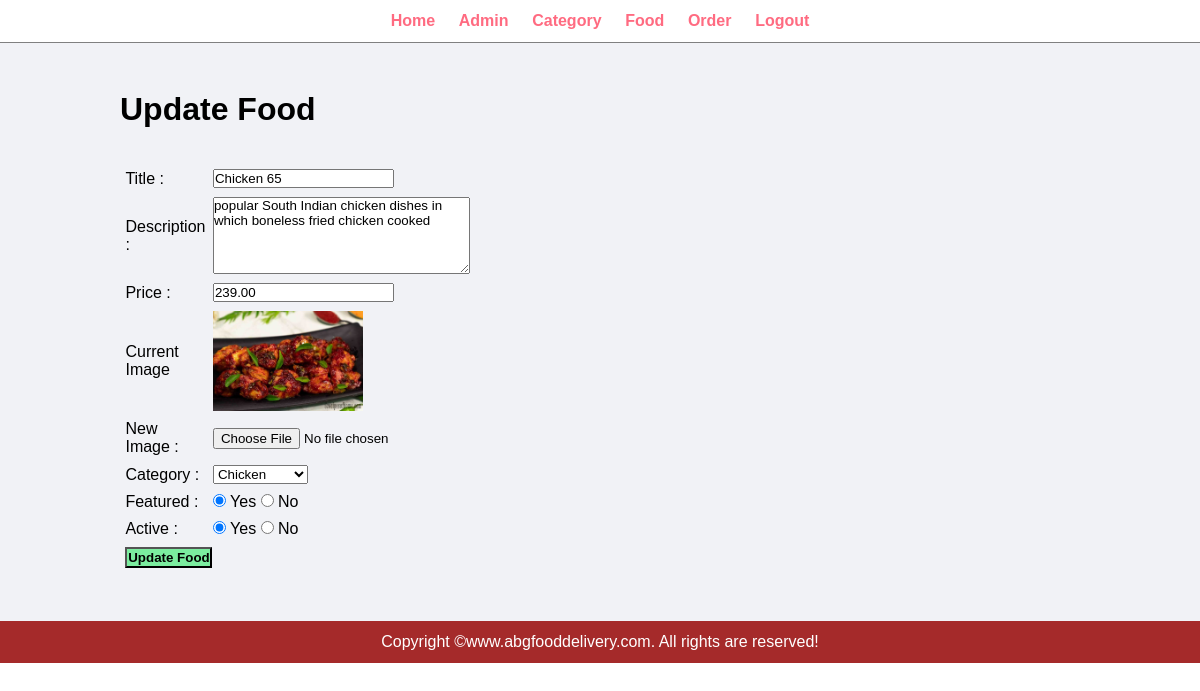
/admin/update-food.php?id=11 (signed in), run on the app's committed database.
### tables this page shows
CREATE TABLE `tbl_food` (
  `id` int(10) UNSIGNED NOT NULL,
  `title` varchar(100) NOT NULL,
  `description` text NOT NULL,
  `price` decimal(10,2) NOT NULL,
  `image_name` varchar(255) NOT NULL,
  `category_id` int(10) UNSIGNED NOT NULL,
  `featured` varchar(10) NOT NULL,
  `active` varchar(10) NOT NULL
);

CREATE TABLE `tbl_category` (
  `id` int(10) UNSIGNED NOT NULL,
  `title` varchar(100) NOT NULL,
  `image_name` varchar(255) NOT NULL,
  `featured` varchar(10) NOT NULL,
  `active` varchar(10) NOT NULL
);

### admin/update-food.php (the view, shortened to what this page needs)
<?php include('partials/menu.php'); ?>
<div class="main-content">
    <div class="wrapper">
        <h1>Update Food</h1>
        <br><br>
<?php
    if(isset($_GET['id']))
    {
        $id = $_GET['id'];
        $sql2 = "SELECT * FROM tbl_food WHERE id=$id";
        $res2 = mysqli_query($conn, $sql2);
        $row2 = mysqli_fetch_assoc($res2);
        $title = $row2['title'];
        $description = $row2['description'];
        $price = $row2['price'];
        $current_image = $row2['image_name'];
        $current_category = $row2['category_id'];
        $featured = $row2['featured'];
        $active = $row2['active'];
    }
    else
    {
        header('location:'.SITEURL.'admin/manage-food.php');
    }
?>
        <form action="" method="POST" enctype="multipart/form-data">
            <table class="tbl-30">
                <tr>
                    <td>Title :</td>
                    <td>
                        <input type="text" name="title" value="<?php echo $title; ?>">
                    </td>
                </tr>
                <tr>
                    <td>Description :</td>
                    <td>
                        <textarea name="description" cols="30" rows="5"><?php echo $description; ?></textarea>
                    </td>
                </tr>
                <tr>
                    <td>Price :</td>
                    <td>
                        <input type="number" name="price" value="<?php echo $price; ?>">
                    </td>
                </tr>
                <tr>
                    <td>Current Image</td>
                    <td>
                        <?php
                            if($current_image!="")
                            {
                                ?>
                                <img src="<?php echo SITEURL; ?>img/food/<?php echo $current_image; ?>" width="150px">
                                <?php
                            }
                            else
                            {
                                echo "<div class='error'>Image Not Available</div>";
                            }
                        ?>
                    </td>
                </tr>
                <tr>
                    <td>New Image :</td>
                    <td>
                        <input type="file" name="image">
                    </td>
                </tr>
                <tr>
                    <td>Category :</td>
                    <td>
                        <select name="category">
                            <?php
                                $sql = "SELECT * FROM tbl_category WHERE active='Yes'";
                                $res = mysqli_query($conn, $sql);
                                $count = mysqli_num_rows($res);
                                if($count>0)
                                {
                                    while($row=mysqli_fetch_assoc($res))
                                    {
                                        $category_title = $row['title'];
                                        $category_id = $row['id'];
                                        ?>
                                        <option <?php if($current_category==$category_id){echo "selected";} ?> value="<?php echo $category_id; ?>"><?php echo $category_title; ?></option>
                                        <?php
                                    }
                                }
                                else
                                {
                                    echo "<option value='0'>Category Not Available</option>";
                                }
                            ?>
                        </select>
                    </td>
                </tr>
                <tr>
                    <td>Featured :</td>
                    <td>
                        <input <?php if($featured=="Yes"){echo "checked";} ?> type="radio" name="featured" value="Yes"> Yes
                        <input <?php if($featured=="No"){echo "checked";} ?> type="radio" name="featured" value="No"> No
                    </td>
                </tr>
                <tr>
                    <td>Active :</td>
                    <td>
                        <input <?php if($active=="Yes"){echo "checked";} ?> type="radio" name="active" value="Yes"> Yes
                        <input <?php if($active=="No"){echo "checked";} ?> type="radio" name="active" value="No"> No
                    </td>
                </tr>
                <tr>
                    <td>
                        <input type="submit" name="submit" value="Update Food" class="btn-secondary">
                    </td>
                </tr>
            </table>
        </form>
    </div>
</div>
<?php include('partials/footer.php'); ?>

### css/admin.css (style rules this page uses)
* { margin: 0; padding: 0; font-family: Arial, Helvetica, sans-serif; }
.wrapper { padding: 1%; width: 80%; margin: 0 auto; }
.tbl-30 { width: 30%; }
table tr td { padding: 1%; }
.btn-secondary { background-color: #7bed9f; padding: 1%; color: black; text-decoration: none; font-weight: bold; }
.main-content { background-color: #f1f2f6; padding: 3% 0; }

### data on the page
tbl_food: title "Chicken 65", description "popular South Indian chicken dishes in which boneless fried chicken cooked", price "239.00", image_name (picture), category "Chicken", featured "☑", active "☑"
